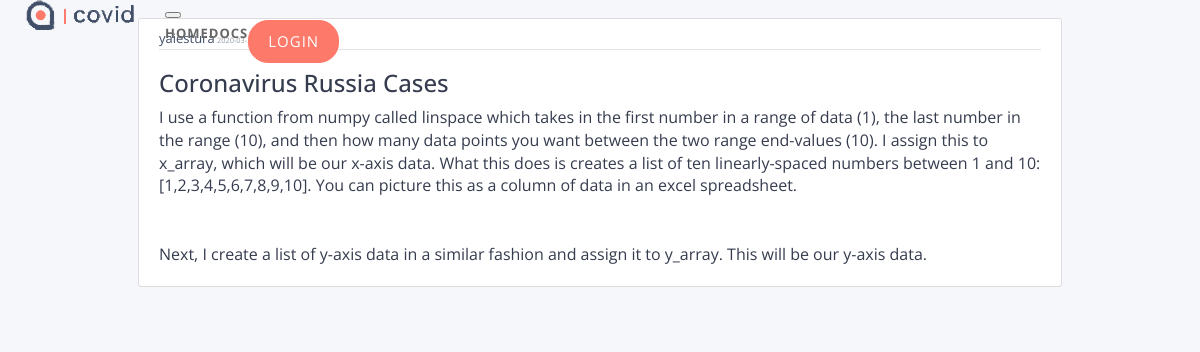
/post/1, run on the app's committed database.
### app/models.py (models this page shows, shortened)
class User(db.Model, UserMixin):
    __tablename__ = 'user'
    id = db.Column(db.Integer, primary_key=True)
    username = db.Column(db.String(20), unique=True, nullable=False)
    email = db.Column(db.String(120), unique=True, nullable=False)
    image_file = db.Column(db.String(20), nullable=False, default='static/images/social/profile.jpg')
    password = db.Column(db.String(60), nullable=True)
    member_since = db.Column(db.DateTime(), default=datetime.utcnow)
    posts = db.relationship('Post', backref='user', lazy=True)
    profile = db.relationship('UserProfile', backref='user', lazy=True)

class Post(db.Model):
    __tablename__ = 'post'
    id = db.Column(db.Integer, primary_key=True)
    title = db.Column(db.String(100), nullable=False)
    date_posted = db.Column(db.DateTime, nullable=False, default=datetime.utcnow)
    content = db.Column(db.Text, nullable=False)
    user_id = db.Column(db.Integer, db.ForeignKey('user.id'), nullable=False)

### app/views/posts/routes.py (the view)
@posts.route("/post/<int:post_id>")
def post(post_id):
    post = Post.query.get_or_404(post_id)
    return render_template('posts/post.html', title=post.title, post=post)

### app/templates/posts/post.html (shortened to what this page needs)
{% extends "posts/layout.html" %}
{% block content %}
  <article class="media content-section">
    <div class="media-body">
      <div class="article-metadata">
        <div class="row">
          <div class="col-lg-9">
            <a class="mr-2" href="{{ url_for('posts.user_posts', username=post.user.username) }}">{{ post.user.username }}</a>
            <small class="text-muted">{{ post.date_posted.strftime('%Y-%m-%d') }}</small>
          </div>
          <div class="col-lg-3 row justify-content-end">
          </div>
        </div>
      </div>
      <h3 class="article-title">{{ post.title }}</h3>
      <p class="article-content">{{ post.content }}</p>
    </div>
  </article>
{% endblock content %}

### data on the page
User: user.username "yaiestura"
Post: date_posted "2020-03-21", title "Coronavirus Russia Cases", content "I use a function from numpy called linspace which takes in the first number in a range of data (1), the last number in the range (10), and then how many data points you want between the two range end-values (10). I assign this to x_array, which will be our x-axis data. What this does is creates a list of ten linearly-spaced numbers between 1 and 10: [1,2,3,4,5,6,7,8,9,10]. You can picture this as a column of data in an excel spreadsheet. Next, I create a list of y-axis data in a similar fashion and assign it to y_array. This will be our y-axis data."
